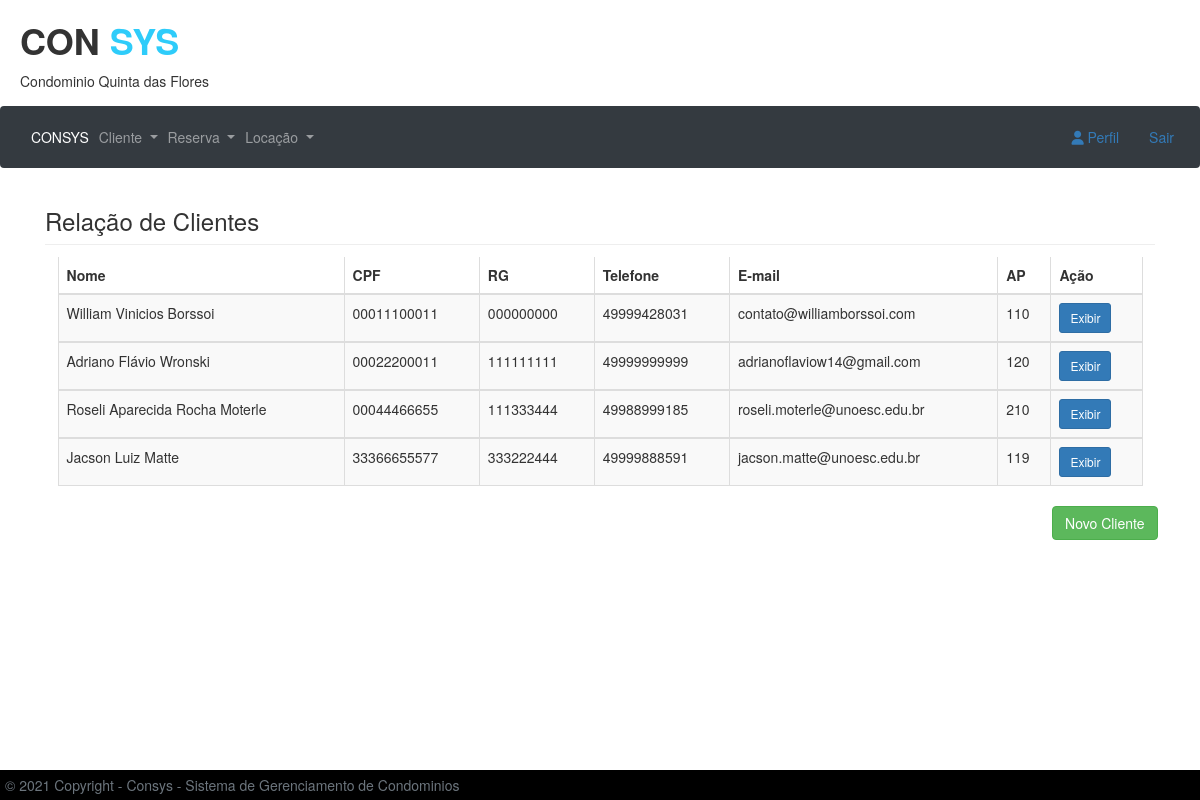
Screenshot of /listarclientes/ (signed in) with the database file from the repository.
### sistema/models.py (models this page shows)
class Cliente(models.Model):
    STATUS_CHOICES = (('Ativo', 'Ativo'), ('Inativo', 'Inativo'))
    nome = models.CharField(max_length=200)
    cpf = models.CharField(max_length=14, unique=True, null=True, blank=True)
    telefone = models.CharField(max_length=20)
    email = models.EmailField()
    rg = models.CharField(max_length=50)
    ap = models.CharField(max_length=50)
    criado_em = models.DateTimeField(auto_now_add=True)
    modificado_em = models.DateTimeField(auto_now_add=True)
    active = models.BooleanField(default=True)
    status = models.CharField(max_length=7, choices=STATUS_CHOICES)

### sistema/views.py (the view)
# urls.py: path('listarclientes/', list_cliente, name='listcliente'),
@permission_required('administradores')
def list_cliente(request):
    clientes = Cliente.objects.all()
    return render(request, 'listarclientes.html', {'clientes': clientes})

### sistema/templates/listarclientes.html (shortened to what this page needs)
{% extends 'base.html' %}
{% block conteudo_janela %}
<div class="page-header">
    <h3 class="mb-3">Relação de Clientes</h3>
</div>
<div class="card-body">
    <div class="table-responsive">
        <table id="dataTable" class="table table-striped table-bordered second" style="width:100%">
            <thead>
            <tr>
                <th>Nome</th>
                <th>CPF</th>
                <th>RG</th>
                <th>Telefone</th>
                <th>E-mail</th>
                <th>AP</th>
                <th>Ação</th>
            </tr>
            </thead>
            <tbody>
            {%for cliente in clientes %}
            <tr>
                <td>{{cliente.nome}}</td>
                <td>{{cliente.cpf}}</td>
                <td>{{cliente.rg}}</td>
                <td>{{cliente.telefone}}</td>
                <td>{{cliente.email}}</td>
                <td>{{cliente.ap}}</td>
                <td><a href="{% url 'mostrar_cliente' cliente.id %}" class="btn btn-primary btn-sm">Exibir</a></td>
            </tr>
            </tbody>
            {% endfor %}
        </table>
    </div>
    <div>
        <a href="{% url 'newcliente' %}" class="btn btn-success navbar-right">Novo Cliente</a>
    </div>
</div>
{% endblock %}

### sistema/static/css/estilobase.css (style rules this page uses)
* { margin: 0px; padding: 0px; }

### sistema/templates/listarclientes.html (style rules this page uses)
.page-header { margin: 0px; padding: 0px; }

### rows the page displays
Cliente: nome "William Vinicios Borssoi", cpf "00011100011", rg "000000000", telefone "49999428031", email "contato@williamborssoi.com", ap "110"
Cliente: nome "Adriano Flávio Wronski", cpf "00022200011", rg "111111111", telefone "49999999999", email "adrianoflaviow14@gmail.com", ap "120"
Cliente: nome "Roseli Aparecida Rocha Moterle", cpf "00044466655", rg "111333444", telefone "49988999185", email "roseli.moterle@unoesc.edu.br", ap "210"
Cliente: nome "Jacson Luiz Matte", cpf "33366655577", rg "333222444", telefone "49999888591", email "jacson.matte@unoesc.edu.br", ap "119"
